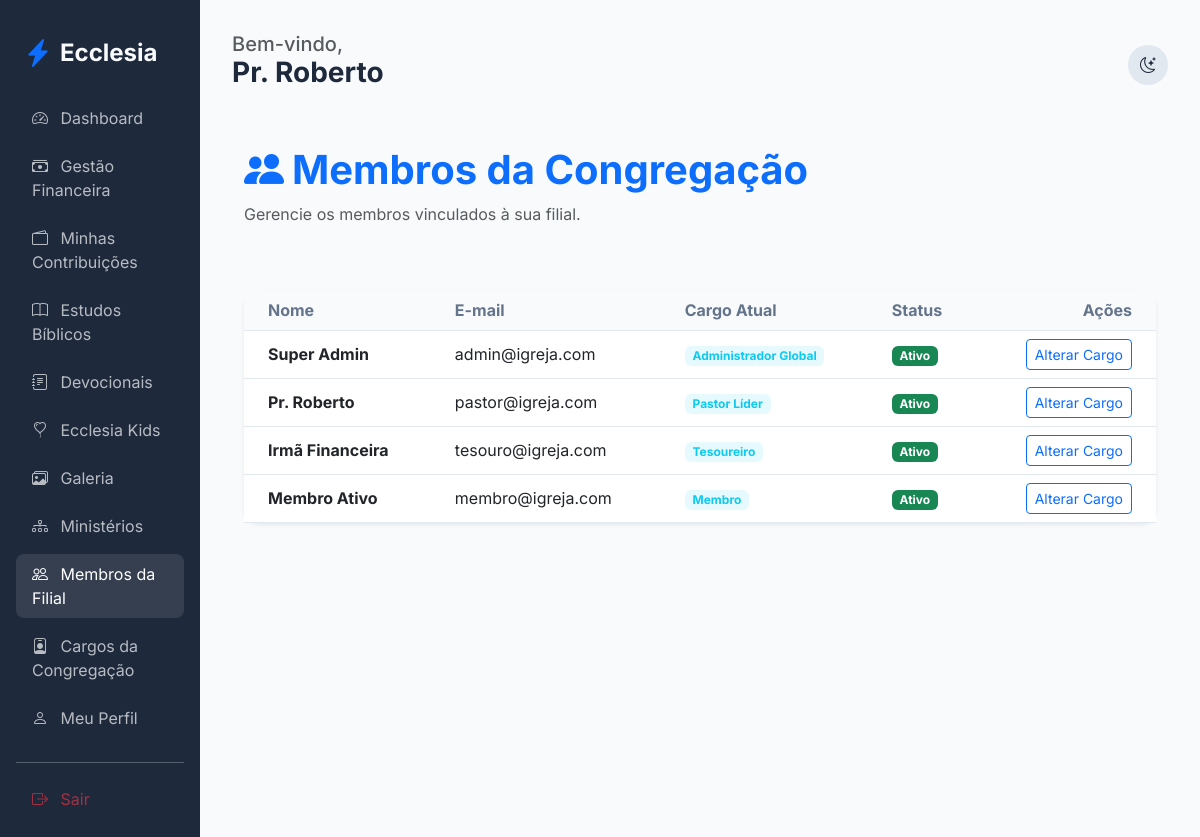
/members/my-church/members (signed in), run on an earlier commit of the app's database.
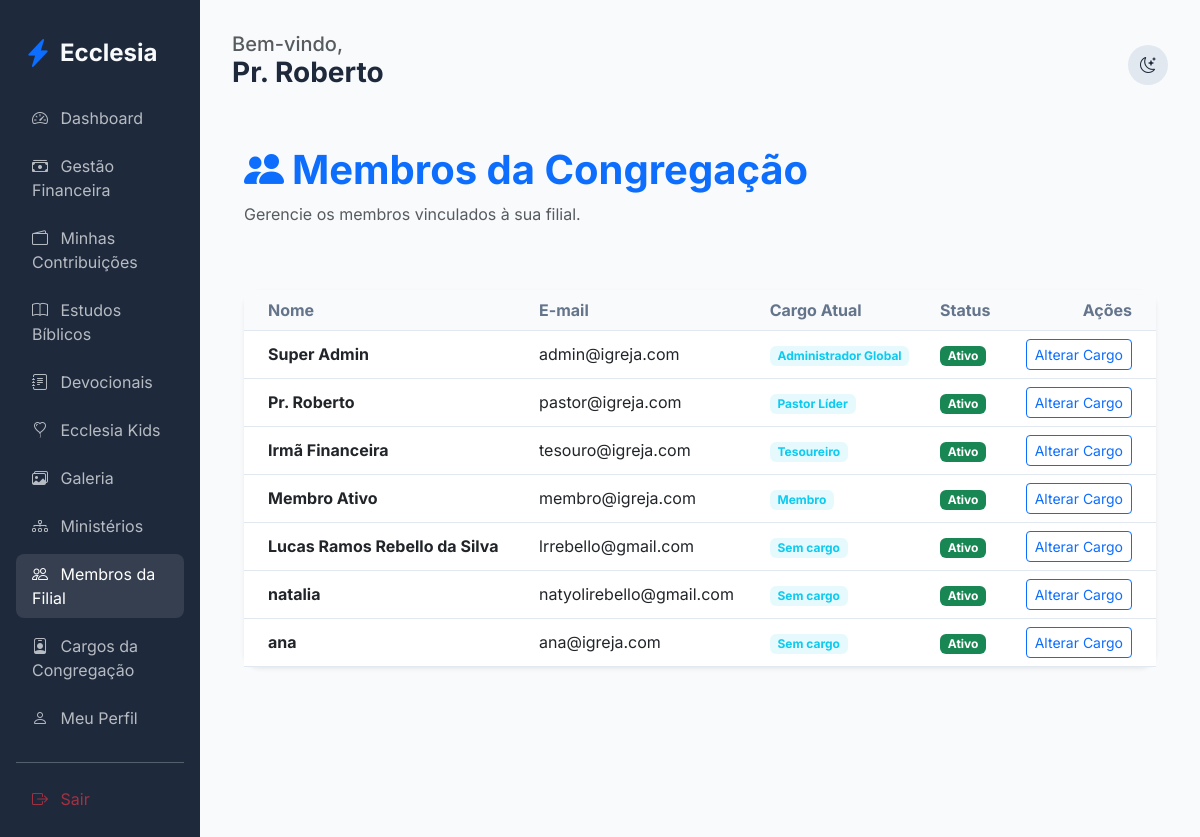
And on a later commit of the database.
### app/core/models.py (models this page shows, shortened)
class User(db.Model, UserMixin):
    id = db.Column(db.Integer, primary_key=True)
    name = db.Column(db.String(100), nullable=False)
    email = db.Column(db.String(120), unique=True, nullable=False)
    password_hash = db.Column(db.String(128))
    birth_date = db.Column(db.Date)
    gender = db.Column(db.String(20))
    documents = db.Column(db.String(200)) # Flexível para diferentes países
    address = db.Column(db.Text)
    phone = db.Column(db.String(50))
    profile_photo = db.Column(db.String(255), nullable=True)
    status = db.Column(db.String(20), default='pending') # pending, active, rejected
    is_ministry_leader = db.Column(db.Boolean, default=False)
    church_id = db.Column(db.Integer, db.ForeignKey('church.id'))
    family_id = db.Column(db.Integer, db.ForeignKey('family.id'), nullable=True)
    church_role_id = db.Column(db.Integer, db.ForeignKey('church_role.id'), nullable=True)
    ministries = db.relationship('Ministry', secondary=member_ministries, backref=db.backref('members', lazy='dynamic'))
    can_manage_ministries = db.Column(db.Boolean, default=False)
    can_manage_media = db.Column(db.Boolean, default=False)
    can_publish_devotionals = db.Column(db.Boolean, default=False)
    can_approve_members = db.Column(db.Boolean, default=False)
    can_manage_finance = db.Column(db.Boolean, default=False)
    can_manage_kids = db.Column(db.Boolean, default=False)
    can_manage_events = db.Column(db.Boolean, default=False)

class ChurchRole(db.Model):
    id = db.Column(db.Integer, primary_key=True)
    name = db.Column(db.String(80), nullable=False)
    description = db.Column(db.Text, nullable=True)
    church_id = db.Column(db.Integer, db.ForeignKey('church.id'), nullable=False)
    is_active = db.Column(db.Boolean, default=True)
    order = db.Column(db.Integer, default=0)  # para ordenar na exibição
    users = db.relationship('User', backref='church_role', lazy=True)

### app/modules/members/routes.py (the view)
@members_bp.route('/my-church/members')
@login_required
def church_members():
    if not can_manage_members():
        flash('Acesso negado.', 'danger')
        return redirect(url_for('members.dashboard'))
    members = User.query.filter_by(church_id=current_user.church_id).all()
    return render_template('members/church_members.html', members=members)

### app/modules/members/routes.py (called while the page is built)
def can_manage_members():
    return current_user.can_approve_members or (current_user.church_role and current_user.church_role.name in ['Administrador Global', 'Pastor Líder'])

### app/templates/members/church_members.html
{% extends "base.html" %}
{% block content %}
<div class="container py-4">
    <div class="d-flex justify-content-between align-items-center mb-5">
        <div>
            <h1 class="fw-bold text-primary"><i class="bi bi-people-fill me-2"></i>Membros da Congregação</h1>
            <p class="text-muted">Gerencie os membros vinculados à sua filial.</p>
        </div>
    </div>
    <div class="card border-0 shadow-sm">
        <div class="table-responsive">
            <table class="table table-hover align-middle mb-0">
                <thead class="bg-light">
                    <tr>
                        <th class="ps-4">Nome</th>
                        <th>E-mail</th>
                        <th>Cargo Atual</th>
                        <th>Status</th>
                        <th class="text-end pe-4">Ações</th>
                    </tr>
                </thead>
                <tbody>
                    {% for member in members %}
                    <tr>
                        <td class="ps-4 fw-bold">{{ member.name }}</td>
                        <td>{{ member.email }}</td>
                        <td><span class="badge bg-info bg-opacity-10 text-info">{{ member.church_role.name if member.church_role else 'Sem cargo' }}</span></td>
                        <td>
                            {% if member.status == 'active' %}
                            <span class="badge bg-success">Ativo</span>
                            {% elif member.status == 'pending' %}
                            <span class="badge bg-warning">Pendente</span>
                            {% else %}
                            <span class="badge bg-danger">Inativo</span>
                            {% endif %}
                        </td>
                        <td class="text-end pe-4">
                            <a href="{{ url_for('members.promote_member', id=member.id) }}" class="btn btn-sm btn-outline-primary">Alterar Cargo</a>
                        </td>
                    </tr>
                    {% endfor %}
                </tbody>
            </table>
        </div>
    </div>
</div>
{% endblock %}

### app/templates/base.html (shortened to what this page needs)
<!DOCTYPE html>
<html lang="pt-BR">
<head>
    <link href="https://cdn.jsdelivr.net/npm/bootstrap@5.3.0/dist/css/bootstrap.min.css" rel="stylesheet">
    <link href="https://cdn.jsdelivr.net/npm/bootstrap-icons@1.10.0/font/bootstrap-icons.css" rel="stylesheet">
    <link rel="stylesheet" href="{{ url_for('static', filename='css/premium.css') }}">
</head>
<body>
    <div class="container-fluid">
        <div class="row">
            {% if current_user.is_authenticated %}
            <div class="col-md-3 col-lg-2 sidebar d-none d-md-block">
                <div class="d-flex align-items-center mb-4 px-2">
                    <i class="bi bi-lightning-charge-fill text-primary fs-3 me-2"></i>
                    <h4 class="mb-0 fw-bold">Ecclesia</h4>
                </div>
                <nav class="nav flex-column">
                    <a class="nav-link {{ 'active' if request.endpoint == 'members.dashboard' }}" href="{{ url_for('members.dashboard') }}">
                        <i class="bi bi-speedometer2 me-2"></i> Dashboard
                    </a>
                    {% if current_user.can_manage_finance or (current_user.church_role and current_user.church_role.name in ['Administrador Global', 'Pastor Líder', 'Tesoureiro']) %}
                    <a class="nav-link {{ 'active' if request.endpoint == 'finance.dashboard' }}" href="{{ url_for('finance.dashboard') }}">
                        <i class="bi bi-cash-stack me-2"></i> Gestão Financeira
                    </a>
                    {% endif %}
                    <a class="nav-link {{ 'active' if request.endpoint == 'finance.member_finance' }}" href="{{ url_for('finance.member_finance') }}">
                        <i class="bi bi-wallet2 me-2"></i> Minhas Contribuições
                    </a>
                    <a class="nav-link {{ 'active' if request.endpoint == 'edification.studies' }}" href="{{ url_for('edification.studies') }}">
                        <i class="bi bi-book me-2"></i> Estudos Bíblicos
                    </a>
                    <a class="nav-link {{ 'active' if request.endpoint == 'edification.devotionals' }}" href="{{ url_for('edification.devotionals') }}">
                        <i class="bi bi-journal-text me-2"></i> Devocionais
                    </a>
                    {% if current_user.can_manage_kids or (current_user.church_role and current_user.church_role.name in ['Administrador Global', 'Pastor Líder']) %}
                    <a class="nav-link {{ 'active' if request.endpoint == 'edification.kids' }}" href="{{ url_for('edification.kids') }}">
                        <i class="bi bi-balloon-heart me-2"></i> Ecclesia Kids
                    </a>
                    {% endif %}
                    <a class="nav-link {{ 'active' if 'gallery' in request.endpoint }}" href="{{ url_for('edification.gallery') }}">
                        <i class="bi bi-images me-2"></i> Galeria
                    </a>
                    <a class="nav-link {{ 'active' if 'ministries' in request.endpoint }}" href="{{ url_for('members.list_ministries') }}">
                        <i class="bi bi-diagram-3 me-2"></i> Ministérios
                    </a>
                    {% if current_user.can_approve_members or (current_user.church_role and current_user.church_role.name in ['Administrador Global', 'Pastor Líder']) %}
                    <a class="nav-link {{ 'active' if 'church_members' in request.endpoint }}" href="{{ url_for('members.church_members') }}">
                        <i class="bi bi-people me-2"></i> Membros da Filial
                    </a>
                    {% endif %}
                    {% if current_user.can_approve_members or (current_user.church_role and current_user.church_role.name in ['Administrador Global', 'Pastor Líder']) %}
                    <a class="nav-link {{ 'active' if 'roles' in request.endpoint }}" href="{{ url_for('admin.list_roles') }}">
                        <i class="bi bi-person-badge me-2"></i> Cargos da Congregação
                    </a>
                    {% endif %}
                    <a class="nav-link" href="{{ url_for('members.profile') }}">
                        <i class="bi bi-person me-2"></i> Meu Perfil
                    </a>
                    <hr class="my-3 opacity-25">
                    <a class="nav-link text-danger" href="{{ url_for('auth.logout') }}">
                        <i class="bi bi-box-arrow-right me-2"></i> Sair
                    </a>
                </nav>
            </div>
            {% endif %}
            <div class="col-md-9 col-lg-10 main-content {{ 'mx-auto' if not current_user.is_authenticated }}">
                <header class="d-flex justify-content-between align-items-center mb-4">
                    <div>
                        {% if current_user.is_authenticated %}
                        <h5 class="text-muted mb-0">Bem-vindo,</h5>
                        <h3 class="fw-bold">{{ current_user.name }}</h3>
                        {% endif %}
                    </div>
                    <div class="d-flex align-items-center gap-3">
                        <div class="theme-toggle" onclick="toggleTheme()">
                            <i class="bi bi-moon-stars" id="theme-icon"></i>
                        </div>
                    </div>
                </header>
                {% block content %}{% endblock %}
            </div>
        </div>
    </div>
</body>
</html>

### app/static/css/premium.css (style rules this page uses)
:root { --primary: #4f46e5; --primary-hover: #4338ca; --secondary: #64748b; --success: #10b981; --danger: #ef4444; --warning: #f59e0b; --info: #06b6d4; --bg-main: #f8fafc; --bg-card: #ffffff; --text-main: #1e293b; --text-muted: #64748b; --border: #e2e8f0; --sidebar-bg: #1e293b; --sidebar-text: #f8fafc; --input-bg: #ffffff; }
body { font-family: 'Inter', sans-serif; background-color: var(--bg-main); color: var(--text-main); transition: all 0.3s ease; }
.sidebar { background-color: var(--sidebar-bg); color: var(--sidebar-text); min-height: 100vh; padding: 2rem 1rem; }
.nav-link { color: var(--sidebar-text); opacity: 0.7; transition: all 0.2s; border-radius: 0.5rem; margin-bottom: 0.5rem; }
.nav-link:hover, .nav-link.active { opacity: 1; background-color: rgba(255,255,255,0.1); color: white; }
.main-content { padding: 2rem; }
.card { background-color: var(--bg-card); border: 1px solid var(--border); border-radius: 1rem; box-shadow: 0 4px 6px -1px rgb(0 0 0 / 0.1); transition: transform 0.2s; }
.table { color: var(--text-main); }
.table thead th { background-color: var(--bg-main); border-bottom-color: var(--border); color: var(--text-muted); }
.table td { border-bottom-color: var(--border); }
.theme-toggle { cursor: pointer; padding: 0.5rem; border-radius: 50%; background: var(--border); display: flex; align-items: center; justify-content: center; width: 40px; height: 40px; }

What changed in the data, as far as the page shows it:
added User: name "Lucas Ramos Rebello da Silva", email "lrrebello@gmail.com", church_role "Sem cargo", status "Ativo"
added User: name "natalia", email "natyolirebello@gmail.com", church_role "Sem cargo", status "Ativo"
added User: name "ana", email "ana@igreja.com", church_role "Sem cargo", status "Ativo"
